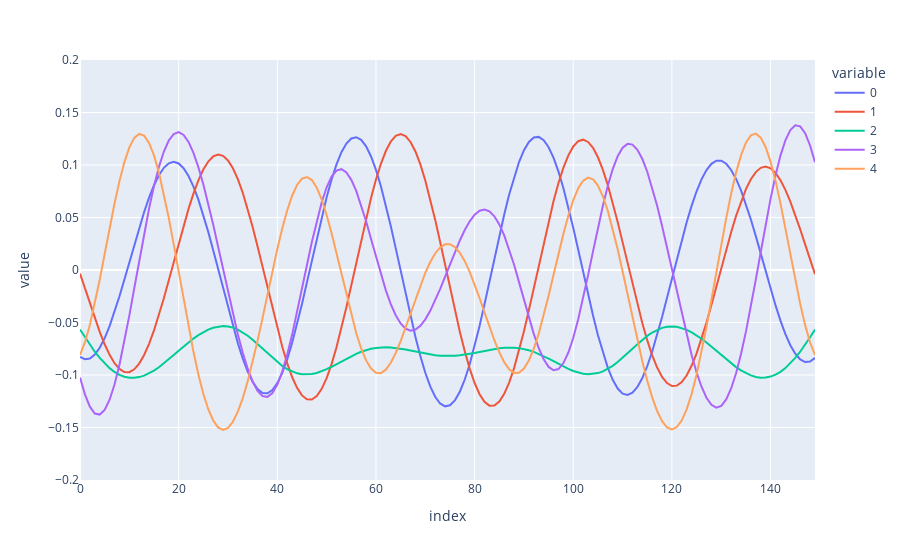

The code cell stored with this chart in its notebook:
### Code cell
px.line(vet[:,:5], range_y=[-1/5,1/5])

### Figure 1 — Plotly figure (JSON) as saved in the notebook; plotly's stock layout.template omitted (floating-point values rounded to 4 significant figures; data arrays with more than 128 entries replaced by an {"elided": "..."} marker saying what was removed)
{"data": [{"hovertemplate": "variable=0<br>index=%{x}<br>value=%{y}<extra></extra>", "legendgroup": "0", "line": {"color": "#636efa", "dash": "solid"}, "marker": {"symbol": "circle"}, "mode": "lines", "name": "0", "orientation": "v", "showlegend": true, "type": "scatter", "x": {"elided": "150 int values"}, "xaxis": "x", "y": {"elided": "150 float values"}, "yaxis": "y"}, {"hovertemplate": "variable=1<br>index=%{x}<br>value=%{y}<extra></extra>", "legendgroup": "1", "line": {"color": "#EF553B", "dash": "solid"}, "marker": {"symbol": "circle"}, "mode": "lines", "name": "1", "orientation": "v", "showlegend": true, "type": "scatter", "x": {"elided": "150 int values"}, "xaxis": "x", "y": {"elided": "150 float values"}, "yaxis": "y"}, {"hovertemplate": "variable=2<br>index=%{x}<br>value=%{y}<extra></extra>", "legendgroup": "2", "line": {"color": "#00cc96", "dash": "solid"}, "marker": {"symbol": "circle"}, "mode": "lines", "name": "2", "orientation": "v", "showlegend": true, "type": "scatter", "x": {"elided": "150 int values"}, "xaxis": "x", "y": {"elided": "150 float values"}, "yaxis": "y"}, {"hovertemplate": "variable=3<br>index=%{x}<br>value=%{y}<extra></extra>", "legendgroup": "3", "line": {"color": "#ab63fa", "dash": "solid"}, "marker": {"symbol": "circle"}, "mode": "lines", "name": "3", "orientation": "v", "showlegend": true, "type": "scatter", "x": {"elided": "150 int values"}, "xaxis": "x", "y": {"elided": "150 float values"}, "yaxis": "y"}, {"hovertemplate": "variable=4<br>index=%{x}<br>value=%{y}<extra></extra>", "legendgroup": "4", "line": {"color": "#FFA15A", "dash": "solid"}, "marker": {"symbol": "circle"}, "mode": "lines", "name": "4", "orientation": "v", "showlegend": true, "type": "scatter", "x": {"elided": "150 int values"}, "xaxis": "x", "y": {"elided": "150 float values"}, "yaxis": "y"}], "layout": {"legend": {"title": {"text": "variable"}, "tracegroupgap": 0}, "margin": {"t": 60}, "xaxis": {"anchor": "y", "domain": [0, 1], "title": {"text": "index"}}, "yaxis": {"anchor": "x", "domain": [0, 1], "range": [-0.2, 0.2], "title": {"text": "value"}}}}
